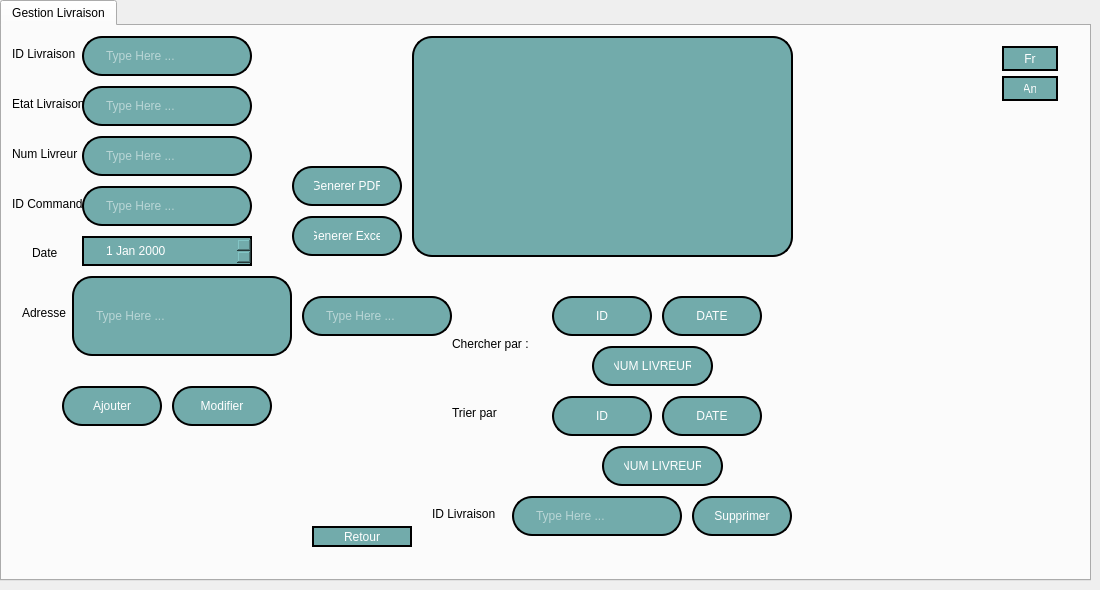
   <widget class="QWidget" name="page_9">
    <widget class="QTabWidget" name="tabWidget_3">
     <property name="geometry">
      <rect>
       <x>0</x>
       <y>0</y>
       <width>1091</width>
       <height>581</height>
      </rect>
     </property>
     <property name="currentIndex">
      <number>0</number>
     </property>
     <widget class="QWidget" name="tab_5">
      <attribute name="title">
       <string>Gestion Livraison</string>
      </attribute>
      <widget class="QLabel" name="label_39">
       <property name="geometry">
        <rect>
         <x>10</x>
         <y>20</y>
         <width>111</width>
         <height>16</height>
        </rect>
       </property>
       <property name="text">
        <string>ID Livraison</string>
       </property>
      </widget>
      <widget class="QLineEdit" name="lineEdit_3">
       <property name="geometry">
        <rect>
         <x>80</x>
         <y>10</y>
         <width>170</width>
         <height>40</height>
        </rect>
       </property>
       <property name="styleSheet">
        <string notr="true">QLineEdit
{
border: 2px solid rgb(0, 0, 0);
border-radius: 20px;
color: #FFF;
padding-left: 20px;
padding-right: 20px;
background-color: rgb(114, 171, 171);
}

QLineEdit:hover
{
border: 2px solid rgb(82, 124, 124)
}

</string>
       </property>
       <property name="placeholderText">
        <string>Type Here ...</string>
       </property>
      </widget>
      <widget class="QLabel" name="label_40">
       <property name="geometry">
        <rect>
         <x>10</x>
         <y>70</y>
         <width>71</width>
         <height>16</height>
        </rect>
       </property>
       <property name="text">
        <string>Etat Livraison</string>
       </property>
      </widget>
      <widget class="QLineEdit" name="lineEdit_4">
       <property name="geometry">
        <rect>
         <x>80</x>
         <y>60</y>
         <width>170</width>
         <height>40</height>
        </rect>
       </property>
       <property name="styleSheet">
        <string notr="true">QLineEdit
{
border: 2px solid rgb(0, 0, 0);
border-radius: 20px;
color: #FFF;
padding-left: 20px;
padding-right: 20px;
background-color: rgb(114, 171, 171);
}

QLineEdit:hover
{
border: 2px solid rgb(82, 124, 124)
}

</string>
       </property>
       <property name="placeholderText">
        <string>Type Here ...</string>
       </property>
      </widget>
      <widget class="QLabel" name="label_41">
       <property name="geometry">
        <rect>
         <x>10</x>
         <y>120</y>
         <width>81</width>
         <height>16</height>
        </rect>
       </property>
       <property name="text">
        <string>Num Livreur</string>
       </property>
      </widget>
      <widget class="QLineEdit" name="lineEdit_17">
       <property name="geometry">
        <rect>
         <x>80</x>
         <y>110</y>
         <width>170</width>
         <height>40</height>
        </rect>
       </property>
       <property name="styleSheet">
        <string notr="true">QLineEdit
{
border: 2px solid rgb(0, 0, 0);
border-radius: 20px;
color: #FFF;
padding-left: 20px;
padding-right: 20px;
background-color: rgb(114, 171, 171);
}

QLineEdit:hover
{
border: 2px solid rgb(82, 124, 124)
}

</string>
       </property>
       <property name="placeholderText">
        <string>Type Here ...</string>
       </property>
      </widget>
      <widget class="QLabel" name="label_42">
       <property name="geometry">
        <rect>
         <x>30</x>
         <y>220</y>
         <width>47</width>
         <height>14</height>
        </rect>
       </property>
       <property name="text">
        <string>Date</string>
       </property>
      </widget>
      <widget class="QDateEdit" name="dateEdit">
       <property name="geometry">
        <rect>
         <x>80</x>
         <y>210</y>
         <width>170</width>
         <height>30</height>
        </rect>
       </property>
       <property name="styleSheet">
        <string notr="true">QDateEdit
{
border: 2px solid rgb(0, 0, 0);
border-radius: 20px;
color: #FFF;
padding-left: 20px;
padding-right: 20px;
background-color: rgb(114, 171, 171);
}

QDateEdit:hover
{
border: 2px solid rgb(82, 124, 124)
}

</string>
       </property>
      </widget>
      <widget class="QLabel" name="label_43">
       <property name="geometry">
        <rect>
         <x>20</x>
         <y>280</y>
         <width>47</width>
         <height>14</height>
        </rect>
       </property>
       <property name="text">
        <string>Adresse</string>
       </property>
      </widget>
      <widget class="QPushButton" name="ajouter_3">
       <property name="geometry">
        <rect>
         <x>60</x>
         <y>360</y>
         <width>100</width>
         <height>40</height>
        </rect>
       </property>
       <property name="styleSheet">
        <string notr="true">QPushButton
{
border: 2px solid rgb(0, 0, 0);
border-radius: 20px;
color: #FFF;
padding-left: 20px;
padding-right: 20px;
background-color: rgb(114, 171, 171);
}
QPushButton:hover
{
border: 2px solid rgb(82, 124, 124)
}



</string>
       </property>
       <property name="text">
        <string>Ajouter</string>
       </property>
      </widget>
      <widget class="QLabel" name="label_44">
       <property name="geometry">
        <rect>
         <x>10</x>
         <y>170</y>
         <width>81</width>
         <height>16</height>
        </rect>
       </property>
       <property name="text">
        <string>ID Commande</string>
       </property>
      </widget>
      <widget class="QLineEdit" name="lineEdit_18">
       <property name="geometry">
        <rect>
         <x>80</x>
         <y>160</y>
         <width>170</width>
         <height>40</height>
        </rect>
       </property>
       <property name="styleSheet">
        <string notr="true">QLineEdit
{
border: 2px solid rgb(0, 0, 0);
border-radius: 20px;
color: #FFF;
padding-left: 20px;
padding-right: 20px;
background-color: rgb(114, 171, 171);
}

QLineEdit:hover
{
border: 2px solid rgb(82, 124, 124)
}

</string>
       </property>
       <property name="placeholderText">
        <string>Type Here ...</string>
       </property>
      </widget>
      <widget class="QLineEdit" name="lineEdit_19">
       <property name="geometry">
        <rect>
         <x>70</x>
         <y>250</y>
         <width>220</width>
         <height>80</height>
        </rect>
       </property>
       <property name="styleSheet">
        <string notr="true">QLineEdit
{
border: 2px solid rgb(0, 0, 0);
border-radius: 20px;
color: #FFF;
padding-left: 20px;
padding-right: 20px;
background-color: rgb(114, 171, 171);
}

QLineEdit:hover
{
border: 2px solid rgb(82, 124, 124)
}

</string>
       </property>
       <property name="placeholderText">
        <string>Type Here ...</string>
       </property>
      </widget>
      <widget class="QTableView" name="tab_livraison">
       <property name="geometry">
        <rect>
         <x>410</x>
         <y>10</y>
         <width>381</width>
         <height>221</height>
        </rect>
       </property>
       <property name="styleSheet">
        <string notr="true">QTableView
{
border: 2px solid rgb(0, 0, 0);
border-radius: 20px;
color: #FFF;
padding-left: 20px;
padding-right: 20px;
background-color: rgb(114, 171, 171);
}

QTableView:hover
{
border: 2px solid rgb(82, 124, 124)
}
</string>
       </property>
      </widget>
      <widget class="QLineEdit" name="tttt">
       <property name="geometry">
        <rect>
         <x>300</x>
         <y>270</y>
         <width>150</width>
         <height>40</height>
        </rect>
       </property>
       <property name="styleSheet">
        <string notr="true">QLineEdit
{
border: 2px solid rgb(0, 0, 0);
border-radius: 20px;
color: #FFF;
padding-left: 20px;
padding-right: 20px;
background-color: rgb(114, 171, 171);
}

QLineEdit:hover
{
border: 2px solid rgb(82, 124, 124)
}
</string>
       </property>
       <property name="placeholderText">
        <string>Type Here ...</string>
       </property>
      </widget>
      <widget class="QPushButton" name="chercherid">
       <property name="geometry">
        <rect>
         <x>550</x>
         <y>270</y>
         <width>100</width>
         <height>40</height>
        </rect>
       </property>
       <property name="styleSheet">
        <string notr="true">QPushButton
{
border: 2px solid rgb(0, 0, 0);
border-radius: 20px;
color: #FFF;
padding-left: 20px;
padding-right: 20px;
background-color: rgb(114, 171, 171);
}

QPushButton:hover
{
border: 2px solid rgb(82, 124, 124)
}
</string>
       </property>
       <property name="text">
        <string>ID</string>
       </property>
      </widget>
      <widget class="QPushButton" name="trierid">
       <property name="geometry">
        <rect>
         <x>550</x>
         <y>370</y>
         <width>100</width>
         <height>40</height>
        </rect>
       </property>
       <property name="styleSheet">
        <string notr="true">QPushButton
{
border: 2px solid rgb(0, 0, 0);
border-radius: 20px;
color: #FFF;
padding-left: 20px;
padding-right: 20px;
background-color: rgb(114, 171, 171);
}

QPushButton:hover
{
border: 2px solid rgb(82, 124, 124)
}</string>
       </property>
       <property name="text">
        <string>ID</string>
       </property>
      </widget>
      <widget class="QLabel" name="label_45">
       <property name="geometry">
        <rect>
         <x>430</x>
         <y>480</y>
         <width>81</width>
         <height>16</height>
        </rect>
       </property>
       <property name="text">
        <string>ID Livraison</string>
       </property>
      </widget>
      <widget class="QLineEdit" name="lineEdit_20">
       <property name="geometry">
        <rect>
         <x>510</x>
         <y>470</y>
         <width>170</width>
         <height>40</height>
        </rect>
       </property>
       <property name="styleSheet">
        <string notr="true">QLineEdit
{
border: 2px solid rgb(0, 0, 0);
border-radius: 20px;
color: #FFF;
padding-left: 20px;
padding-right: 20px;
background-color: rgb(114, 171, 171);
}

QLineEdit:hover
{
border: 2px solid rgb(82, 124, 124)
}
</string>
       </property>
       <property name="placeholderText">
        <string>Type Here ...</string>
       </property>
      </widget>
      <widget class="QPushButton" name="supprimer_3">
       <property name="geometry">
        <rect>
         <x>690</x>
         <y>470</y>
         <width>100</width>
         <height>40</height>
        </rect>
       </property>
       <property name="styleSheet">
        <string notr="true">QPushButton
{
border: 2px solid rgb(0, 0, 0);
border-radius: 20px;
color: #FFF;
padding-left: 20px;
padding-right: 20px;
background-color: rgb(114, 171, 171);
}

QPushButton:hover
{
border: 2px solid rgb(82, 124, 124)
}



</string>
       </property>
       <property name="text">
        <string>Supprimer</string>
       </property>
      </widget>
      <widget class="QPushButton" name="generer">
       <property name="geometry">
        <rect>
         <x>290</x>
         <y>140</y>
         <width>110</width>
         <height>40</height>
        </rect>
       </property>
       <property name="styleSheet">
        <string notr="true">QPushButton
{
border: 2px solid rgb(0, 0, 0);
border-radius: 20px;
color: #FFF;
padding-left: 20px;
padding-right: 20px;
background-color: rgb(114, 171, 171);
}

QPushButton:hover
{
border: 2px solid rgb(82, 124, 124)
}
</string>
       </property>
       <property name="text">
        <string>Generer PDF</string>
       </property>
      </widget>
      <widget class="QPushButton" name="Francais">
       <property name="geometry">
        <rect>
         <x>1000</x>
         <y>20</y>
         <width>56</width>
         <height>25</height>
        </rect>
       </property>
       <property name="styleSheet">
        <string notr="true">QPushButton
{
border: 2px solid rgb(0, 0, 0);
border-radius: 20px;
color: #FFF;
padding-left: 20px;
padding-right: 20px;
background-color: rgb(114, 171, 171);
}

QPushButton:hover
{
border: 2px solid rgb(82, 124, 124)
}



</string>
       </property>
       <property name="text">
        <string>Fr</string>
       </property>
      </widget>
      <widget class="QPushButton" name="Anglais">
       <property name="geometry">
        <rect>
         <x>1000</x>
         <y>50</y>
         <width>56</width>
         <height>25</height>
        </rect>
       </property>
       <property name="styleSheet">
        <string notr="true">QPushButton
{
border: 2px solid rgb(0, 0, 0);
border-radius: 20px;
color: #FFF;
padding-left: 20px;
padding-right: 20px;
background-color: rgb(114, 171, 171);
}

QPushButton:hover
{
border: 2px solid rgb(82, 124, 124)
}



</string>
       </property>
       <property name="text">
        <string>An</string>
       </property>
      </widget>
      <widget class="QPushButton" name="Excel">
       <property name="geometry">
        <rect>
         <x>290</x>
         <y>190</y>
         <width>110</width>
         <height>40</height>
        </rect>
       </property>
       <property name="styleSheet">
        <string notr="true">QPushButton
{
border: 2px solid rgb(0, 0, 0);
border-radius: 20px;
color: #FFF;
padding-left: 20px;
padding-right: 20px;
background-color: rgb(114, 171, 171);
}

QPushButton:hover
{
border: 2px solid rgb(82, 124, 124)
}



</string>
       </property>
       <property name="text">
        <string>Generer Excel</string>
       </property>
      </widget>
      <widget class="QPushButton" name="modifier_3">
       <property name="geometry">
        <rect>
         <x>170</x>
         <y>360</y>
         <width>100</width>
         <height>40</height>
        </rect>
       </property>
       <property name="styleSheet">
        <string notr="true">QPushButton
{
border: 2px solid rgb(0, 0, 0);
border-radius: 20px;
color: #FFF;
padding-left: 20px;
padding-right: 20px;
background-color: rgb(114, 171, 171);
}

QPushButton:hover
{
border: 2px solid rgb(82, 124, 124)
}

</string>
       </property>
       <property name="text">
        <string>Modifier</string>
       </property>
      </widget>
      <widget class="QLabel" name="label_46">
       <property name="geometry">
        <rect>
         <x>450</x>
         <y>310</y>
         <width>81</width>
         <height>16</height>
        </rect>
       </property>
       <property name="text">
        <string>Chercher par : </string>
       </property>
      </widget>
      <widget class="QPushButton" name="cherchedate">
       <property name="geometry">
        <rect>
         <x>660</x>
         <y>270</y>
         <width>100</width>
         <height>40</height>
        </rect>
       </property>
       <property name="styleSheet">
        <string notr="true">QPushButton
{
border: 2px solid rgb(0, 0, 0);
border-radius: 20px;
color: #FFF;
padding-left: 20px;
padding-right: 20px;
background-color: rgb(114, 171, 171);
}

QPushButton:hover
{
border: 2px solid rgb(82, 124, 124)
}
</string>
       </property>
       <property name="text">
        <string>DATE</string>
       </property>
      </widget>
      <widget class="QPushButton" name="cherchernum">
       <property name="geometry">
        <rect>
         <x>590</x>
         <y>320</y>
         <width>121</width>
         <height>40</height>
        </rect>
       </property>
       <property name="styleSheet">
        <string notr="true">QPushButton
{
border: 2px solid rgb(0, 0, 0);
border-radius: 20px;
color: #FFF;
padding-left: 20px;
padding-right: 20px;
background-color: rgb(114, 171, 171);
}

QPushButton:hover
{
border: 2px solid rgb(82, 124, 124)
}
</string>
       </property>
       <property name="text">
        <string>NUM LIVREUR</string>
       </property>
      </widget>
      <widget class="QLabel" name="label_47">
       <property name="geometry">
        <rect>
         <x>450</x>
         <y>380</y>
         <width>47</width>
         <height>14</height>
        </rect>
       </property>
       <property name="text">
        <string>Trier par :</string>
       </property>
      </widget>
      <widget class="QPushButton" name="trierdate">
       <property name="geometry">
        <rect>
         <x>660</x>
         <y>370</y>
         <width>100</width>
         <height>40</height>
        </rect>
       </property>
       <property name="styleSheet">
        <string notr="true">QPushButton
{
border: 2px solid rgb(0, 0, 0);
border-radius: 20px;
color: #FFF;
padding-left: 20px;
padding-right: 20px;
background-color: rgb(114, 171, 171);
}

QPushButton:hover
{
border: 2px solid rgb(82, 124, 124)
}
</string>
       </property>
       <property name="text">
        <string>DATE</string>
       </property>
      </widget>
      <widget class="QPushButton" name="triernum">
       <property name="geometry">
        <rect>
         <x>600</x>
         <y>420</y>
         <width>121</width>
         <height>40</height>
        </rect>
       </property>
       <property name="styleSheet">
        <string notr="true">QPushButton
{
border: 2px solid rgb(0, 0, 0);
border-radius: 20px;
color: #FFF;
padding-left: 20px;
padding-right: 20px;
background-color: rgb(114, 171, 171);
}

QPushButton:hover
{
border: 2px solid rgb(82, 124, 124)
}
</string>
       </property>
       <property name="text">
        <string>NUM LIVREUR</string>
       </property>
      </widget>
      <widget class="QPushButton" name="retourbrahym">
       <property name="geometry">
        <rect>
         <x>310</x>
         <y>500</y>
         <width>100</width>
         <height>21</height>
        </rect>
       </property>
       <property name="styleSheet">
        <string notr="true">QPushButton
{
border: 2px solid rgb(0, 0, 0);
border-radius: 20px;
color: #FFF;
padding-left: 20px;
padding-right: 20px;
background-color: rgb(114, 171, 171);
}

QPushButton:hover
{
border: 2px solid rgb(82, 124, 124)
}
</string>
       </property>
       <property name="text">
        <string>Retour</string>
       </property>
      </widget>
     </widget>
    </widget>
   </widget>
